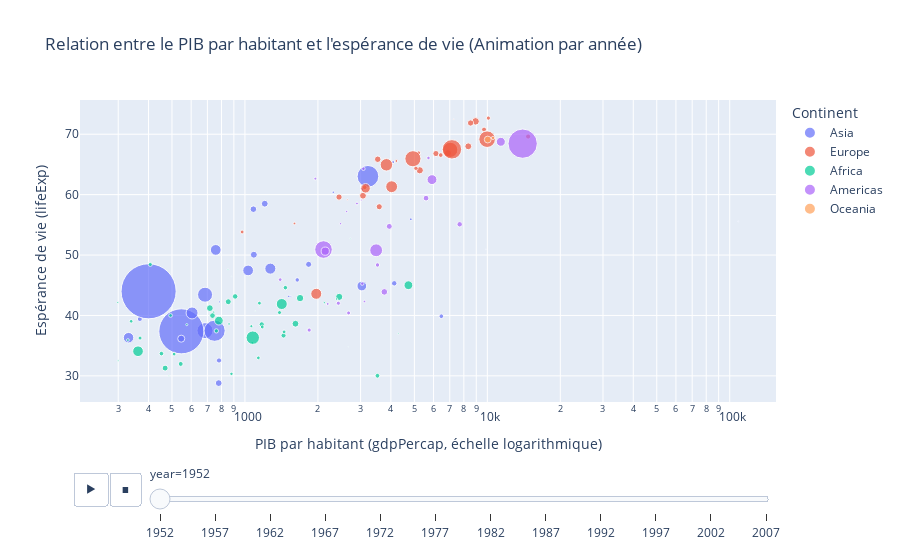

Here is the notebook cell this chart was saved with:
### Code cell
import plotly.express as px

# Création du graphique animé
fig = px.scatter(
    df,
    x="gdpPercap",
    y="lifeExp",
    animation_frame="year",
    animation_group="country",
    size="pop",
    color="continent",
    hover_name="country",
    log_x=True,  # Échelle logarithmique pour le PIB par habitant
    size_max=60,
    title="Relation entre le PIB par habitant et l'espérance de vie (Animation par année)"
)

# Mise en page
fig.update_layout(
    xaxis_title="PIB par habitant (gdpPercap, échelle logarithmique)",
    yaxis_title="Espérance de vie (lifeExp)",
    legend_title="Continent",
    # yaxis_range=[20, 90],
    # xaxis_range=[-10e3, 60e3]
)

# Afficher le graphique
fig.show()

### Figure 1 — Plotly figure (JSON) as saved in the notebook; plotly's stock layout.template omitted (floating-point values rounded to 4 significant figures)
{"data": [{"hovertemplate": "<b>%{hovertext}</b><br><br>continent=Asia<br>year=1952<br>gdpPercap=%{x}<br>lifeExp=%{y}<br>pop=%{marker.size}<extra></extra>", "hovertext": ["Afghanistan", "Bahrain", "Bangladesh", "Cambodia", "China", "Hong Kong, China", "India", "Indonesia", "Iran", "Iraq", "Israel", "Japan", "Jordan", "Korea, Dem. Rep.", "Korea, Rep.", "Kuwait", "Lebanon", "Malaysia", "Mongolia", "Myanmar", "Nepal", "Oman", "Pakistan", "Philippines", "Saudi Arabia", "Singapore", "Sri Lanka", "Syria", "Taiwan", "Thailand", "Vietnam", "West Bank and Gaza", "Yemen, Rep."], "ids": ["Afghanistan", "Bahrain", "Bangladesh", "Cambodia", "China", "Hong Kong, China", "India", "Indonesia", "Iran", "Iraq", "Israel", "Japan", "Jordan", "Korea, Dem. Rep.", "Korea, Rep.", "Kuwait", "Lebanon", "Malaysia", "Mongolia", "Myanmar", "Nepal", "Oman", "Pakistan", "Philippines", "Saudi Arabia", "Singapore", "Sri Lanka", "Syria", "Taiwan", "Thailand", "Vietnam", "West Bank and Gaza", "Yemen, Rep."], "legendgroup": "Asia", "marker": {"color": "#636efa", "size": [8425333, 120447, 46886859, 4693836, 556263527, 2125900, 372000000, 82052000, 17272000, 5441766, 1620914, 86459025, 607914, 8865488, 20947571, 160000, 1439529, 6748378, 800663, 20092996, 9182536, 507833, 41346560, 22438691, 4005677, 1127000, 7982342, 3661549, 8550362, 21289402, 26246839, 1030585, 4963829], "sizemode": "area", "sizeref": 366300.0, "symbol": "circle"}, "mode": "markers", "name": "Asia", "orientation": "v", "showlegend": true, "type": "scatter", "x": [779.4, 9867.0, 684.2, 368.5, 400.4, 3054.0, 546.6, 749.7, 3035.0, 4130.0, 4087.0, 3217.0, 1547.0, 1088.0, 1031.0, 108400.0, 4835.0, 1831.0, 786.6, 331, 545.9, 1828.0, 684.6, 1273.0, 6460.0, 2315.0, 1084.0, 1643.0, 1207.0, 757.8, 605.1, 1516.0, 781.7], "xaxis": "x", "y": [28.8, 50.94, 37.48, 39.42, 44, 60.96, 37.37, 37.47, 44.87, 45.32, 65.39, 63.03, 43.16, 50.06, 47.45, 55.56, 55.93, 48.46, 42.24, 36.32, 36.16, 37.58, 43.44, 47.75, 39.88, 60.4, 57.59, 45.88, 58.5, 50.85, 40.41, 43.16, 32.55], "yaxis": "y"}, {"hovertemplate": "<b>%{hovertext}</b><br><br>continent=Europe<br>year=1952<br>gdpPercap=%{x}<br>lifeExp=%{y}<br>pop=%{marker.size}<extra></extra>", "hovertext": ["Albania", "Austria", "Belgium", "Bosnia and Herzegovina", "Bulgaria", "Croatia", "Czech Republic", "Denmark", "Finland", "France", "Germany", "Greece", "Hungary", "Iceland", "Ireland", "Italy", "Montenegro", "Netherlands", "Norway", "Poland", "Portugal", "Romania", "Serbia", "Slovak Republic", "Slovenia", "Spain", "Sweden", "Switzerland", "Turkey", "United Kingdom"], "ids": ["Albania", "Austria", "Belgium", "Bosnia and Herzegovina", "Bulgaria", "Croatia", "Czech Republic", "Denmark", "Finland", "France", "Germany", "Greece", "Hungary", "Iceland", "Ireland", "Italy", "Montenegro", "Netherlands", "Norway", "Poland", "Portugal", "Romania", "Serbia", "Slovak Republic", "Slovenia", "Spain", "Sweden", "Switzerland", "Turkey", "United Kingdom"], "legendgroup": "Europe", "marker": {"color": "#EF553B", "size": [1282697, 6927772, 8730405, 2791000, 7274900, 3882229, 9125183, 4334000, 4090500, 42459667, 69145952, 7733250, 9504000, 147962, 2952156, 47666000, 413834, 10381988, 3327728, 25730551, 8526050, 16630000, 6860147, 3558137, 1489518, 28549870, 7124673, 4815000, 22235677, 50430000], "sizemode": "area", "sizeref": 366300.0, "symbol": "circle"}, "mode": "markers", "name": "Europe", "orientation": "v", "showlegend": true, "type": "scatter", "x": [1601.0, 6137.0, 8343.0, 973.5, 2444.0, 3119.0, 6876.0, 9692.0, 6425.0, 7030.0, 7144.0, 3531.0, 5264.0, 7268.0, 5210.0, 4931.0, 2648.0, 8942.0, 10100.0, 4029.0, 3068.0, 3145.0, 3581.0, 5075.0, 4215.0, 3834.0, 8528.0, 14730.0, 1969.0, 9980.0], "xaxis": "x", "y": [55.23, 66.8, 68, 53.82, 59.6, 61.21, 66.87, 70.78, 66.55, 67.41, 67.5, 65.86, 64.03, 72.49, 66.91, 65.94, 59.16, 72.13, 72.67, 61.31, 59.82, 61.05, 58.0, 64.36, 65.57, 64.94, 71.86, 69.62, 43.59, 69.18], "yaxis": "y"}, {"hovertemplate": "<b>%{hovertext}</b><br><br>continent=Africa<br>year=1952<br>gdpPercap=%{x}<br>lifeExp=%{y}<br>pop=%{marker.size}<extra></extra>", "hovertext": ["Algeria", "Angola", "Benin", "Botswana", "Burkina Faso", "Burundi", "Cameroon", "Central African Republic", "Chad", "Comoros", "Congo, Dem. Rep.", "Congo, Rep.", "Cote d'Ivoire", "Djibouti", "Egypt", "Equatorial Guinea", "Eritrea", "Ethiopia", "Gabon", "Gambia", "Ghana", "Guinea", "Guinea-Bissau", "Kenya", "Lesotho", "Liberia", "Libya", "Madagascar", "Malawi", "Mali", "Mauritania", "Mauritius", "Morocco", "Mozambique", "Namibia", "Niger", "Nigeria", "Reunion", "Rwanda", "Sao Tome and Principe", "Senegal", "Sierra Leone", "Somalia", "South Africa", "Sudan", "Swaziland", "Tanzania", "Togo", "Tunisia", "Uganda", "Zambia", "Zimbabwe"], "ids": ["Algeria", "Angola", "Benin", "Botswana", "Burkina Faso", "Burundi", "Cameroon", "Central African Republic", "Chad", "Comoros", "Congo, Dem. Rep.", "Congo, Rep.", "Cote d'Ivoire", "Djibouti", "Egypt", "Equatorial Guinea", "Eritrea", "Ethiopia", "Gabon", "Gambia", "Ghana", "Guinea", "Guinea-Bissau", "Kenya", "Lesotho", "Liberia", "Libya", "Madagascar", "Malawi", "Mali", "Mauritania", "Mauritius", "Morocco", "Mozambique", "Namibia", "Niger", "Nigeria", "Reunion", "Rwanda", "Sao Tome and Principe", "Senegal", "Sierra Leone", "Somalia", "South Africa", "Sudan", "Swaziland", "Tanzania", "Togo", "Tunisia", "Uganda", "Zambia", "Zimbabwe"], "legendgroup": "Africa", "marker": {"color": "#00cc96", "size": [9279525, 4232095, 1738315, 442308, 4469979, 2445618, 5009067, 1291695, 2682462, 153936, 14100005, 854885, 2977019, 63149, 22223309, 216964, 1438760, 20860941, 420702, 284320, 5581001, 2664249, 580653, 6464046, 748747, 863308, 1019729, 4762912, 2917802, 3838168, 1022556, 516556, 9939217, 6446316, 485831, 3379468, 33119096, 257700, 2534927, 60011, 2755589, 2143249, 2526994, 14264935, 8504667, 290243, 8322925, 1219113, 3647735, 5824797, 2672000, 3080907], "sizemode": "area", "sizeref": 366300.0, "symbol": "circle"}, "mode": "markers", "name": "Africa", "orientation": "v", "showlegend": true, "type": "scatter", "x": [2449.0, 3521.0, 1063.0, 851.2, 543.3, 339.3, 1173.0, 1071.0, 1179.0, 1103.0, 780.5, 2126.0, 1389.0, 2670.0, 1419.0, 375.6, 328.9, 362.1, 4293.0, 485.2, 911.3, 510.2, 299.9, 853.5, 298.8, 575.6, 2388.0, 1443.0, 369.2, 452.3, 743.1, 1968.0, 1688.0, 468.5, 2424.0, 761.9, 1077.0, 2719.0, 493.3, 879.6, 1450.0, 879.8, 1136.0, 4725.0, 1616.0, 1148.0, 716.7, 859.8, 1468.0, 734.8, 1147.0, 406.9], "xaxis": "x", "y": [43.08, 30.02, 38.22, 47.62, 31.98, 39.03, 38.52, 35.46, 38.09, 40.72, 39.14, 42.11, 40.48, 34.81, 41.89, 34.48, 35.93, 34.08, 37.0, 30, 43.15, 33.61, 32.5, 42.27, 42.14, 38.48, 42.72, 36.68, 36.26, 33.69, 40.54, 50.99, 42.87, 31.29, 41.73, 37.44, 36.32, 52.72, 40, 46.47, 37.28, 30.33, 32.98, 45.01, 38.63, 41.41, 41.22, 38.6, 44.6, 39.98, 42.04, 48.45], "yaxis": "y"}, {"hovertemplate": "<b>%{hovertext}</b><br><br>continent=Americas<br>year=1952<br>gdpPercap=%{x}<br>lifeExp=%{y}<br>pop=%{marker.size}<extra></extra>", "hovertext": ["Argentina", "Bolivia", "Brazil", "Canada", "Chile", "Colombia", "Costa Rica", "Cuba", "Dominican Republic", "Ecuador", "El Salvador", "Guatemala", "Haiti", "Honduras", "Jamaica", "Mexico", "Nicaragua", "Panama", "Paraguay", "Peru", "Puerto Rico", "Trinidad and Tobago", "United States", "Uruguay", "Venezuela"], "ids": ["Argentina", "Bolivia", "Brazil", "Canada", "Chile", "Colombia", "Costa Rica", "Cuba", "Dominican Republic", "Ecuador", "El Salvador", "Guatemala", "Haiti", "Honduras", "Jamaica", "Mexico", "Nicaragua", "Panama", "Paraguay", "Peru", "Puerto Rico", "Trinidad and Tobago", "United States", "Uruguay", "Venezuela"], "legendgroup": "Americas", "marker": {"color": "#ab63fa", "size": [17876956, 2883315, 56602560, 14785584, 6377619, 12350771, 926317, 6007797, 2491346, 3548753, 2042865, 3146381, 3201488, 1517453, 1426095, 30144317, 1165790, 940080, 1555876, 8025700, 2227000, 662850, 157553000, 2252965, 5439568], "sizemode": "area", "sizeref": 366300.0, "symbol": "circle"}, "mode": "markers", "name": "Americas", "orientation": "v", "showlegend": true, "type": "scatter", "x": [5911.0, 2677.0, 2109.0, 11370.0, 3940.0, 2144.0, 2627.0, 5587.0, 1398.0, 3522.0, 3048.0, 2428.0, 1840.0, 2195.0, 2899.0, 3478.0, 3112.0, 2480.0, 1952.0, 3759.0, 3082.0, 3023.0, 13990.0, 5717.0, 7690.0], "xaxis": "x", "y": [62.48, 40.41, 50.92, 68.75, 54.74, 50.64, 57.21, 59.42, 45.93, 48.36, 45.26, 42.02, 37.58, 41.91, 58.53, 50.79, 42.31, 55.19, 62.65, 43.9, 64.28, 59.1, 68.44, 66.07, 55.09], "yaxis": "y"}, {"hovertemplate": "<b>%{hovertext}</b><br><br>continent=Oceania<br>year=1952<br>gdpPercap=%{x}<br>lifeExp=%{y}<br>pop=%{marker.size}<extra></extra>", "hovertext": ["Australia", "New Zealand"], "ids": ["Australia", "New Zealand"], "legendgroup": "Oceania", "marker": {"color": "#FFA15A", "size": [8691212, 1994794], "sizemode": "area", "sizeref": 366300.0, "symbol": "circle"}, "mode": "markers", "name": "Oceania", "orientation": "v", "showlegend": true, "type": "scatter", "x": [10040.0, 10560.0], "xaxis": "x", "y": [69.12, 69.39], "yaxis": "y"}], "layout": {"legend": {"itemsizing": "constant", "title": {"text": "Continent"}, "tracegroupgap": 0}, "sliders": [{"active": 0, "currentvalue": {"prefix": "year="}, "len": 0.9, "pad": {"b": 10, "t": 60}, "steps": [{"args": [["1952"], {"frame": {"duration": 0, "redraw": false}, "fromcurrent": true, "mode": "immediate", "transition": {"duration": 0, "easing": "linear"}}], "label": "1952", "method": "animate"}, {"args": [["1957"], {"frame": {"duration": 0, "redraw": false}, "fromcurrent": true, "mode": "immediate", "transition": {"duration": 0, "easing": "linear"}}], "label": "1957", "method": "animate"}, {"args": [["1962"], {"frame": {"duration": 0, "redraw": false}, "fromcurrent": true, "mode": "immediate", "transition": {"duration": 0, "easing": "linear"}}], "label": "1962", "method": "animate"}, {"args": [["1967"], {"frame": {"duration": 0, "redraw": false}, "fromcurrent": true, "mode": "immediate", "transition": {"duration": 0, "easing": "linear"}}], "label": "1967", "method": "animate"}, {"args": [["1972"], {"frame": {"duration": 0, "redraw": false}, "fromcurrent": true, "mode": "immediate", "transition": {"duration": 0, "easing": "linear"}}], "label": "1972", "method": "animate"}, {"args": [["1977"], {"frame": {"duration": 0, "redraw": false}, "fromcurrent": true, "mode": "immediate", "transition": {"duration": 0, "easing": "linear"}}], "label": "1977", "method": "animate"}, {"args": [["1982"], {"frame": {"duration": 0, "redraw": false}, "fromcurrent": true, "mode": "immediate", "transition": {"duration": 0, "easing": "linear"}}], "label": "1982", "method": "animate"}, {"args": [["1987"], {"frame": {"duration": 0, "redraw": false}, "fromcurrent": true, "mode": "immediate", "transition": {"duration": 0, "easing": "linear"}}], "label": "1987", "method": "animate"}, {"args": [["1992"], {"frame": {"duration": 0, "redraw": false}, "fromcurrent": true, "mode": "immediate", "transition": {"duration": 0, "easing": "linear"}}], "label": "1992", "method": "animate"}, {"args": [["1997"], {"frame": {"duration": 0, "redraw": false}, "fromcurrent": true, "mode": "immediate", "transition": {"duration": 0, "easing": "linear"}}], "label": "1997", "method": "animate"}, {"args": [["2002"], {"frame": {"duration": 0, "redraw": false}, "fromcurrent": true, "mode": "immediate", "transition": {"duration": 0, "easing": "linear"}}], "label": "2002", "method": "animate"}, {"args": [["2007"], {"frame": {"duration": 0, "redraw": false}, "fromcurrent": true, "mode": "immediate", "transition": {"duration": 0, "easing": "linear"}}], "label": "2007", "method": "animate"}], "x": 0.1, "xanchor": "left", "y": 0, "yanchor": "top"}], "title": {"text": "Relation entre le PIB par habitant et l'espérance de vie (Animation par année)"}, "updatemenus": [{"buttons": [{"args": [null, {"frame": {"duration": 500, "redraw": false}, "fromcurrent": true, "mode": "immediate", "transition": {"duration": 500, "easing": "linear"}}], "label": "&#9654;", "method": "animate"}, {"args": [[null], {"frame": {"duration": 0, "redraw": false}, "fromcurrent": true, "mode": "immediate", "transition": {"duration": 0, "easing": "linear"}}], "label": "&#9724;", "method": "animate"}], "direction": "left", "pad": {"r": 10, "t": 70}, "showactive": false, "type": "buttons", "x": 0.1, "xanchor": "right", "y": 0, "yanchor": "top"}], "xaxis": {"anchor": "y", "domain": [0, 1], "title": {"text": "PIB par habitant (gdpPercap, échelle logarithmique)"}, "type": "log"}, "yaxis": {"anchor": "x", "domain": [0, 1], "title": {"text": "Espérance de vie (lifeExp)"}}}}
